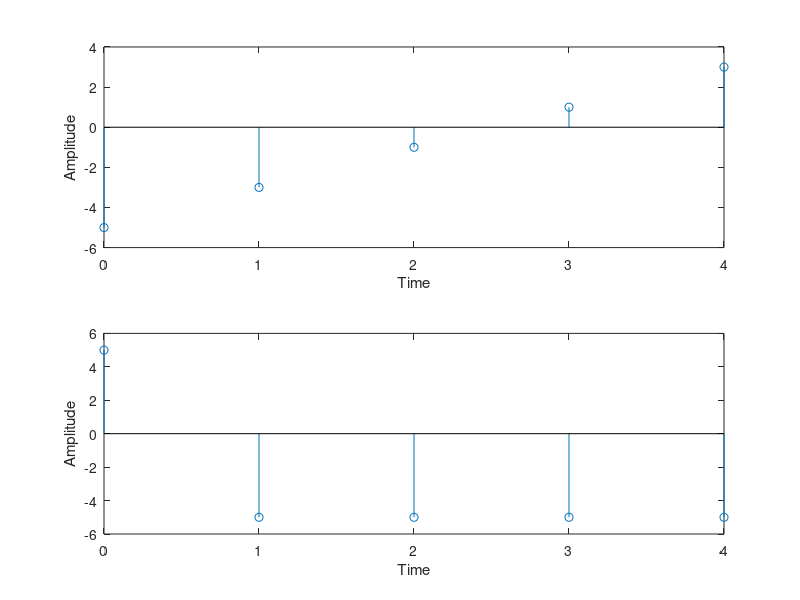

The MATLAB source for this figure:
%M2.2)

L = input('Length= ');
N = input('Period = ');  
A = input('Peak Value= '); 
dt= input('Duty Cycle = ');
w = 2*pi/N;
t = 0:w:(L-1)*w;
X = 0:L-1;
sw = A*sawtooth(t); sq = A*square(t,dt);

hold on; subplot(2,1,1) 
stem(X,sw) 
xlabel('Time'); 
ylabel('Amplitude');

subplot(2,1,2), stem(X,sq); xlabel('Time'); ylabel('Amplitude');
